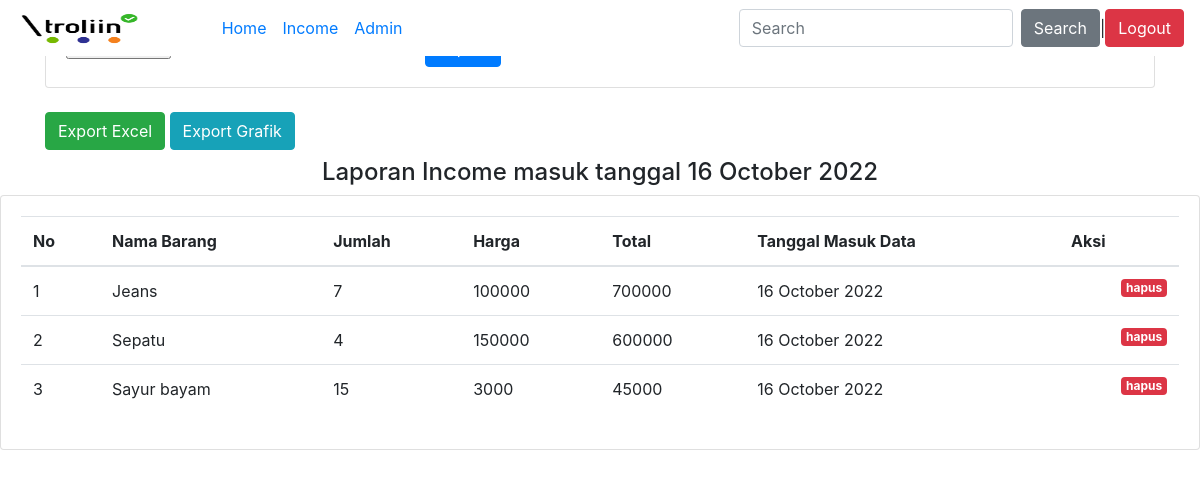
Page /index.php/troliin on the committed database.
### tables this page shows
CREATE TABLE `db_troliin` (
  `id` int(11) NOT NULL,
  `nama_barang` varchar(50) NOT NULL,
  `jumlah` int(11) NOT NULL,
  `harga` int(11) NOT NULL,
  `total` varchar(100) NOT NULL,
  `date_created` int(11) NOT NULL,
  `date_modified` int(11) NOT NULL
);

### application/controllers/Troliin.php (called while the page is built, shortened)
<?php
class Troliin extends CI_Controller
{
    public function __construct()
    {
        $this->load->model('Troliin_model');
    }
    public function index()
    {
        $tanggalawal = $this->input->get('tanggalawal');
        $tanggalakhir = $this->input->get('tanggalakhir');
        $data['title'] = 'Export Import';
        $data['semuatroliin'] = $this->Troliin_model->getDataTroliin($tanggalawal, $tanggalakhir);
        $this->load->view('index/index', $data);
    }
}

### index.php (called while the page is built, shortened)
<?php
require_once BASEPATH.'core/CodeIgniter.php';

### application/models/Troliin_model.php (called while the page is built, shortened)
<?php
class Troliin_model extends CI_Model
{
    public function getDataTroliin($tanggalawal = null, $tanggalakhir = null)
    {
        return $this->db->get('db_troliin')->result_array();
    }
}

### application/views/index/index.php (the view, shortened to what this page needs)
<?php
    $this->load->view("/template/header");
?>
<!doctype html>
<html lang="en">
<head>
</head>
<body>
    <div class="container">
        <div class="row mt-2">
            <div class="col-12">
                <div class="card">
                    <div class="card-body">
                        <?= form_open_multipart('troliin/uploaddata') ?>
                        <div class="form-row">
                            <div class="col-4">
                            </div>
                            <div class="col">
                                <button type="submit" class="btn btn-primary">Import</button>
                            </div>
                            <div class="col">
                            </div>
                        </div>
                        <?= form_close(); ?>
                    </div>
                </div>
                                </div>
                            </div>
                            <br>
                        <?php
                        $tanggalwal = $this->input->get('tanggalawal');
                        $tanggakhir = $this->input->get('tanggalakhir');
                        ?>
                        <?php if (!$tanggalwal && !$tanggakhir) : ?>
                            <a href="<?= base_url('troliin/excel'); ?>" class="btn btn-success">Export Excel</a>
                            <a href="<?= base_url('troliin/highchart'); ?>" class="btn btn-info">Export Grafik</a>
                            <h4 class="text-center mt-2"> Laporan Income masuk tanggal <?= date('d F Y'); ?> </h4>
                        <?php endif; ?>
                    </div>
                <div class="card mt-2">
                    <div class="card-body">
                        <table class="table table-hover">
                            <thead>
                                <tr>
                                    <th scope="col">No</th>
                                    <th scope="col">Nama Barang</th>
                                    <th scope="col">Jumlah</th>
                                    <th scope="col">Harga</th>
                                    <th scope="col">Total</th>
                                    <th scope="col">Tanggal Masuk Data</th>
                                    <th scope="col">Aksi</th>
                                </tr>
                            </thead>
                            <tbody>
                                <?php $i = 1;
                                foreach ($semuatroliin as $troliin) : ?>
                                    <tr>
                                        <td><?= $i++; ?></td>
                                        <td><?= $troliin['nama_barang']; ?></td>
                                        <td><?= $troliin['jumlah']; ?></td>
                                        <td><?= $troliin['harga']; ?></td>
                                        <td><?= $troliin['total']; ?></td>
                                        <td><?= date('d F Y', $troliin['date_created']);  ?></td>
                                        <td>
                                            <a href="<?= base_url(); ?>troliin/hapus/<?= $troliin ['id']; ?>"
                                            class="badge badge-danger float-right" onclick="return confirm('yakin?');">hapus</a>
                                        </td>
                                    </tr> <?php endforeach; ?>
                            </tbody>
                        </table>
                    </div>
                </div>
</body>
</html>
<?php
    $this->load->view("template/footer");
?>

### application/views/template/header.php (shortened to what this page needs)
<!doctype html>
<html lang="en">
  <head>
<link href="https://getbootstrap.com/docs/4.4/dist/css/bootstrap.min.css" rel="stylesheet">
    <link href="https://getbootstrap.com/docs/4.4/examples/starter-template/starter-template.css" rel="stylesheet">
  </head>
  <body>
    <nav class="navbar navbar-expand-md navbar-white bg-white fixed-top">
      <img src="<?= base_url();?>assets/img/logotroliin.png" width="130" height="35">
  <a class="navbar-brand" class="nav-link" href="<?= base_url();?>home" > &nbsp;</a>
  <div class="collapse navbar-collapse" id="navbarsExampleDefault">
    <ul class="navbar-nav mr-auto">
      <li class="nav-item active">
        <a class="nav-link" href="<?= base_url();?>home"> <span class="sr-only">(current)</span></a>
      </li>
      <li class="nav-item">
        <a class="nav-link" href="<?= base_url();?>home">Home</a>
      </li>
     <li class="nav-item">
        <a class="nav-link" href="<?= base_url();?>troliin">Income</a>
      </li>
       <li class="nav-item">
        <a class="nav-link" href="<?= base_url();?>user">Admin</a>
      </li>
    </ul>
    <form class="form-inline my-2 my-lg-0">
      <input class="form-control mr-sm-2" type="text" placeholder="Search" aria-label="Search">
      <button class="btn btn-secondary my-2 my-sm-0" type="submit">Search</button> |
      <a class="btn btn-danger" href="<?= base_url();?>login">Logout</a>
    </form>
  </div>
</nav>
      </body>
</html>

### application/views/template/footer.php (shortened to what this page needs)
  </body>
</html>

### rows in the picture
db_troliin: nama_barang "Jeans", jumlah "7", harga "100000", total "700000", date_created "16 October 2022"
db_troliin: nama_barang "Sepatu", jumlah "4", harga "150000", total "600000", date_created "16 October 2022"
db_troliin: nama_barang "Sayur bayam", jumlah "15", harga "3000", total "45000", date_created "16 October 2022"
